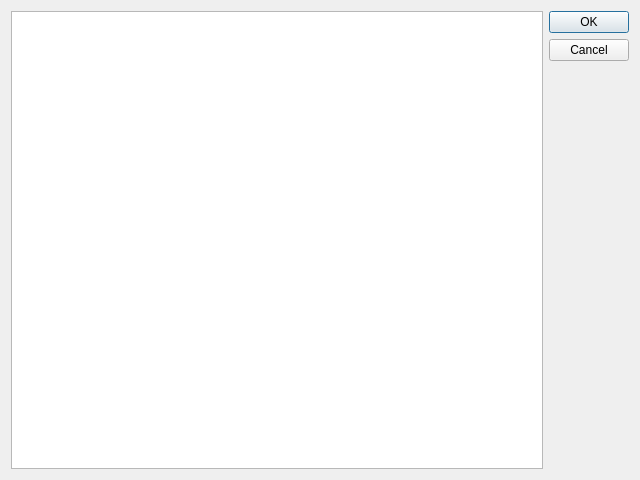
<?xml version="1.0" encoding="UTF-8"?>
<ui version="4.0">
 <class>Dialog</class>
 <widget class="QDialog" name="Dialog">
  <property name="geometry">
   <rect>
    <x>0</x>
    <y>0</y>
    <width>640</width>
    <height>480</height>
   </rect>
  </property>
  <property name="windowTitle">
   <string>Dialog</string>
  </property>
  <layout class="QHBoxLayout" name="horizontalLayout_2">
   <item>
    <layout class="QHBoxLayout" name="horizontalLayout">
     <item>
      <widget class="QTableWidget" name="tableWidget"/>
     </item>
     <item>
      <widget class="QDialogButtonBox" name="buttonBox">
       <property name="orientation">
        <enum>Qt::Vertical</enum>
       </property>
       <property name="standardButtons">
        <set>QDialogButtonBox::Cancel|QDialogButtonBox::Ok</set>
       </property>
      </widget>
     </item>
    </layout>
   </item>
  </layout>
 </widget>
 <resources/>
 <connections>
  <connection>
   <sender>buttonBox</sender>
   <signal>accepted()</signal>
   <receiver>Dialog</receiver>
   <slot>accept()</slot>
   <hints>
    <hint type="sourcelabel">
     <x>248</x>
     <y>254</y>
    </hint>
    <hint type="destinationlabel">
     <x>157</x>
     <y>274</y>
    </hint>
   </hints>
  </connection>
  <connection>
   <sender>buttonBox</sender>
   <signal>rejected()</signal>
   <receiver>Dialog</receiver>
   <slot>reject()</slot>
   <hints>
    <hint type="sourcelabel">
     <x>316</x>
     <y>260</y>
    </hint>
    <hint type="destinationlabel">
     <x>286</x>
     <y>274</y>
    </hint>
   </hints>
  </connection>
 </connections>
</ui>
